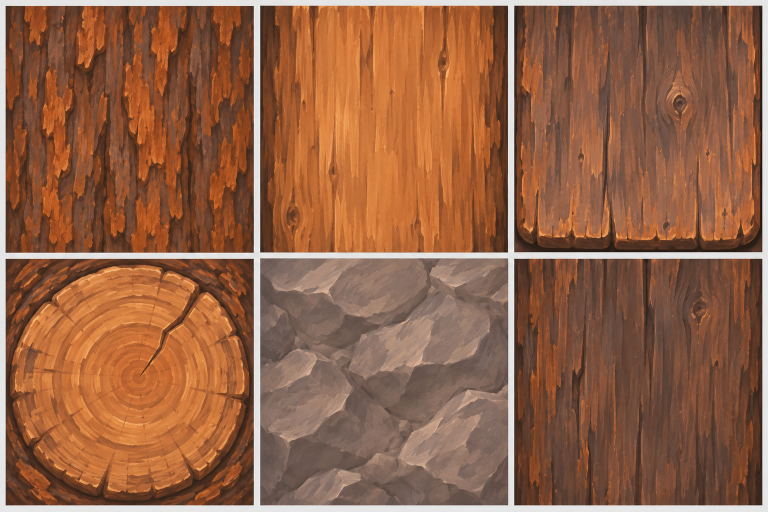
#> input picture assets/concepts/building-kit/shack_texture_sheet.png, 1536 x 1024 px (shown at 1/2 size)
$ python derive_tex_shack.py
#> lines starting #> are read from the running program, lines starting #| are printed output that depends on the picture; after the words box and inside, x2 and y2 are one past the last pixel; in counts of white or black regions, pixels touching at a corner belong together
# Cut the Delver's Shack texture sheet (ChatGPT, same chat as the Shack kit pictures) into kit textures:
#   shackbark, shackplank, shackshingle, shacklogend, shackstone, shackdark  (_a, _b, _c: small brightness changes)
# python tools/asset_forge/derive_tex_shack.py
from pathlib import Path
import numpy as np
from PIL import Image, ImageEnhance
ROOT = Path(__file__).resolve().parents[2]
SHEET = ROOT / "assets/concepts/building-kit/shack_texture_sheet.png"
OUT = ROOT / "assets/textures/kit"
im = Image.open(SHEET).convert("RGB")
a = np.asarray(im).astype(float)
grey = (np.abs(a[..., 0] - a[..., 1]) < 10) & (np.abs(a[..., 1] - a[..., 2]) < 10) & (a.mean(axis=2) > 200)
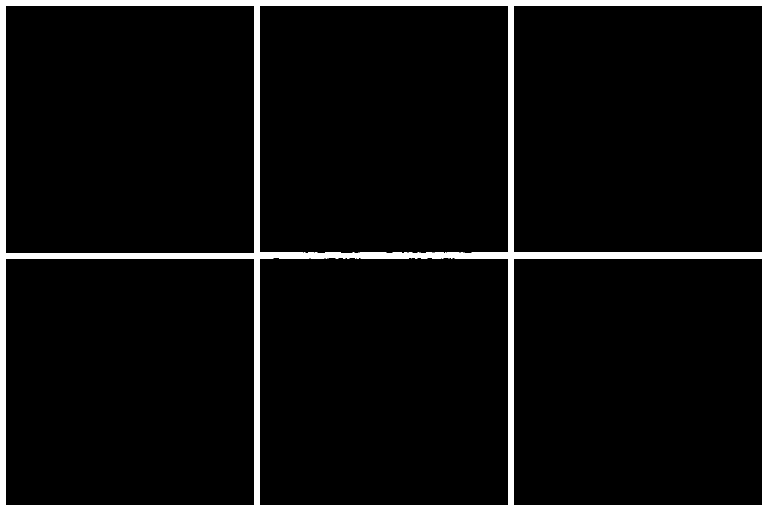
#> grey: shape (1024, 1536) bool (shown at 1/2 size); 6.4% white; 1 white region, box (x1, y1, x2, y2) and area: (0, 0, 1536, 1024) 99915


def spans(frac):
	"""Runs of rows/columns that are NOT mostly light-grey gap."""
	out, start = [], None
	for i, f in enumerate(frac):
		if f < 0.6 and start is None:
			start = i
		if f >= 0.6 and start is not None:
			if i - start > 100:
				out.append((start, i))
			start = None
#> this loop made 1536 passes
#> f on passes 1 to 12: 1, 1, 1, 1, 1, 1, 1, 1, 1, 1, 1, 0.0342
#> after the loop, out = [(11, 508), (520, 1017), (1028, 1525)]
	if start is not None and len(frac) - start > 100:
		out.append((start, len(frac)))
	return out


cols = spans(grey.mean(axis=0))
#> cols = [(11, 508), (520, 1017), (1028, 1525)]
rows = spans(grey.mean(axis=1))
#> the loop in spans (call 2), `for i, f in enumerate(frac):` made 1024 passes
#> f on pass 12: 0.278
#> rows = [(11, 505), (517, 1011)]
assert len(cols) == 3 and len(rows) == 2, (cols, rows)
names = ["shackbark", "shackplank", "shackshingle", "shacklogend", "shackstone", "shackdark"]


def seamless(t):
	"""Blend the tile with itself shifted by half, so its edges match (for textures that repeat)."""
	x = np.asarray(t).astype(float)
	h, w = x.shape[:2]
	s = np.roll(np.roll(x, h // 2, 0), w // 2, 1)
	yy, xx = np.mgrid[0:h, 0:w]
	m = np.minimum(np.minimum(xx, w - 1 - xx) / (w * 0.25), np.minimum(yy, h - 1 - yy) / (h * 0.25)).clip(0, 1)[..., None]
	return Image.fromarray((x * m + s * (1 - m)).astype(np.uint8))


def seamless_v(t):
	"""Blend top and bottom so the picture repeats along the grain without a seam (planks keep their side edges)."""
	x = np.asarray(t).astype(float)
	h = x.shape[0]
	s = np.roll(x, h // 2, 0)
	yy = np.mgrid[0:h][:, None, None]
	m = (np.minimum(yy, h - 1 - yy) / (h * 0.25)).clip(0, 1)
	return Image.fromarray((x * m + s * (1 - m)).astype(np.uint8))


k = 0
for (y0, y1) in rows:
	for (x0, x1) in cols:
		t = im.crop((x0 + 4, y0 + 4, x1 - 4, y1 - 4)).resize((512, 512), Image.LANCZOS)
		n = names[k]
		if n in ("shackbark", "shackstone"):
			t = seamless(t)
		elif n in ("shackplank", "shackdark"):
			t = seamless_v(t)
		t = ImageEnhance.Contrast(t).enhance(1.12)
		for v, br in (("a", 0.9), ("b", 0.78), ("c", 0.98)):  # a bit darker and richer, like the picture
			ImageEnhance.Brightness(t).enhance(br).save(OUT / f"{n}_{v}.png")
		print("made", n)
		k += 1
#> this loop made 2 passes
#> (y0, y1) on passes 1 to 2: (11, 505), (517, 1011)
#| made shackbark
#| made shackplank
#| made shackshingle
#| made shacklogend
#| made shackstone
#| made shackdark
#> pass 1, in seamless, `yy, xx = np.mgrid[0:h, 0:w]`:
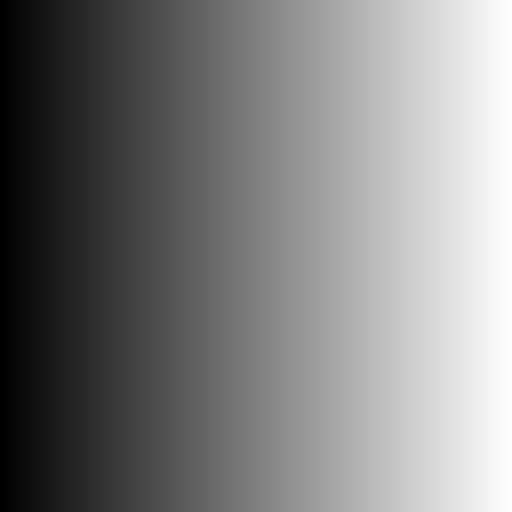
#> xx: shape (512, 512) int64; min 0, max 511, mean 255.5; drawn with min black and max white
#> after the loop:
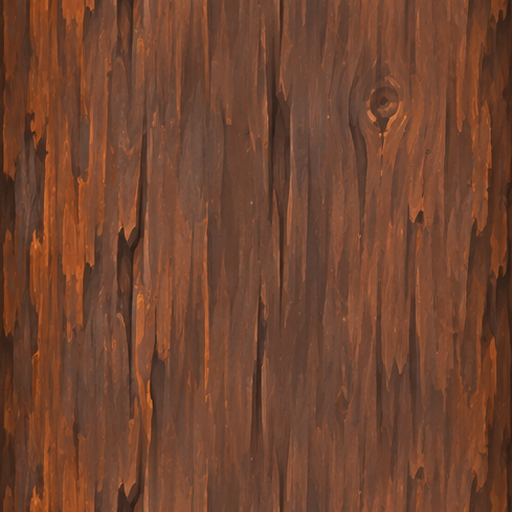
#> t: PIL image 512x512 RGB; mean R, G, B 113.7, 68.9, 48
#> after the loop, k = 6

# The variant sheet (Rule 6): 8 planks, 4 barks, 4 chopped log ends -> shackplank_v0..v7, shackbark_v0..v3, shacklogend_v0..v3
VAR = ROOT / "assets/concepts/building-kit/shack_texture_variants.png"
if VAR.exists():
	im = Image.open(VAR).convert("RGB")
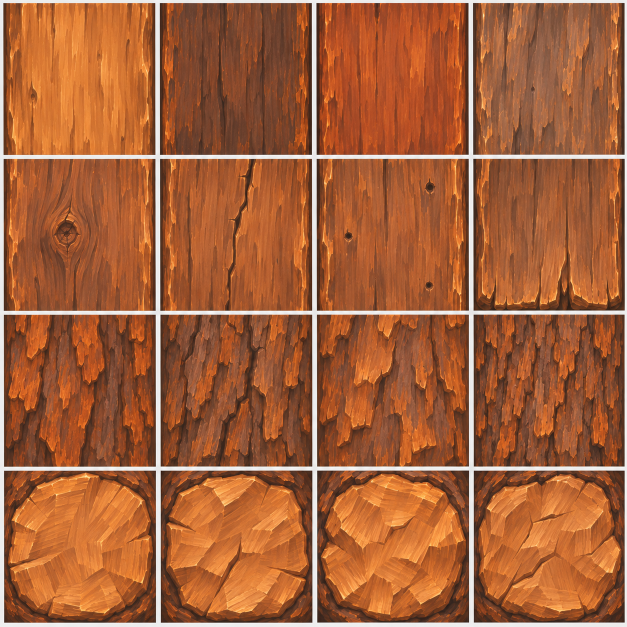
#> input picture assets/concepts/building-kit/shack_texture_variants.png, 1254 x 1254 px (shown at 1/2 size)
#> im: PIL image 1254x1254 RGB
	a = np.asarray(im).astype(float)
#> a: shape (1254, 1254, 3) float64
	grey = (np.abs(a[..., 0] - a[..., 1]) < 10) & (np.abs(a[..., 1] - a[..., 2]) < 10) & (a.mean(axis=2) > 200)
#> grey: shape (1254, 1254) bool; 5.8% white; 1 white region, box (x1, y1, x2, y2) and area: (0, 0, 1254, 1254) 91535
	cols, rows = spans(grey.mean(axis=0)), spans(grey.mean(axis=1))
#> cols = [(7, 312), (320, 625), (633, 938), (947, 1250)]; rows = [(6, 310), (317, 622), (629, 934), (941, 1246)]
	assert len(cols) == 4 and len(rows) == 4, (cols, rows)
	for r, (y0, y1) in enumerate(rows):
		for c, (x0, x1) in enumerate(cols):
			t = im.crop((x0 + 3, y0 + 3, x1 - 3, y1 - 3)).resize((512, 512), Image.LANCZOS)
			if r < 2:
				name, t = f"shackplank_v{r * 4 + c}", seamless_v(t)
			elif r == 2:
				name, t = f"shackbark_v{c}", seamless(t)
			else:
				name = f"shacklogend_v{c}"
			t.save(OUT / f"{name}.png")
#> this loop made 4 passes
#> (y0, y1) on pass 3: (629, 934)
	print("made 16 variants")

# Medium-variety shades of each bark (Rule 6): darker (d) and redder (r) copies -> 12 different bark paintings.
for i in range(4):
	src = OUT / f"shackbark_v{i}.png"
	if src.exists():
		b = Image.open(src).convert("RGB")
		ImageEnhance.Brightness(b).enhance(0.8).save(OUT / f"shackbark_v{i}d.png")
		x = np.asarray(b).astype(float)
		x[..., 0] *= 1.1
		x[..., 2] *= 0.85
		ImageEnhance.Brightness(Image.fromarray(x.clip(0, 255).astype(np.uint8))).enhance(0.92).save(OUT / f"shackbark_v{i}r.png")
print("made bark shades")

# The shingle variant sheet (Rule 6): 8 different shingles -> shackshingle_v0..v7 (dark butt edge at the bottom).
SH = ROOT / "assets/concepts/building-kit/shack_shingle_variants.png"
if SH.exists():
	im = Image.open(SH).convert("RGB")
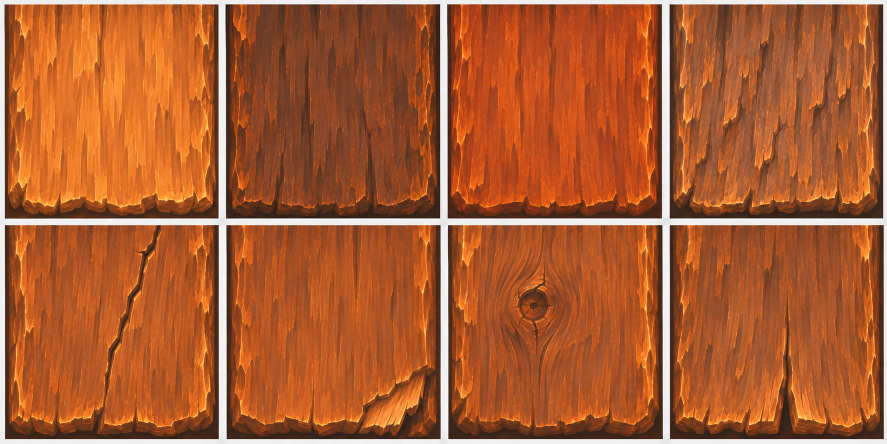
#> input picture assets/concepts/building-kit/shack_shingle_variants.png, 1774 x 887 px (shown at 1/2 size)
#> im: PIL image 1774x887 RGB
	a = np.asarray(im).astype(float)
#> a: shape (887, 1774, 3) float64
	grey = (np.abs(a[..., 0] - a[..., 1]) < 10) & (np.abs(a[..., 1] - a[..., 2]) < 10) & (a.mean(axis=2) > 200)
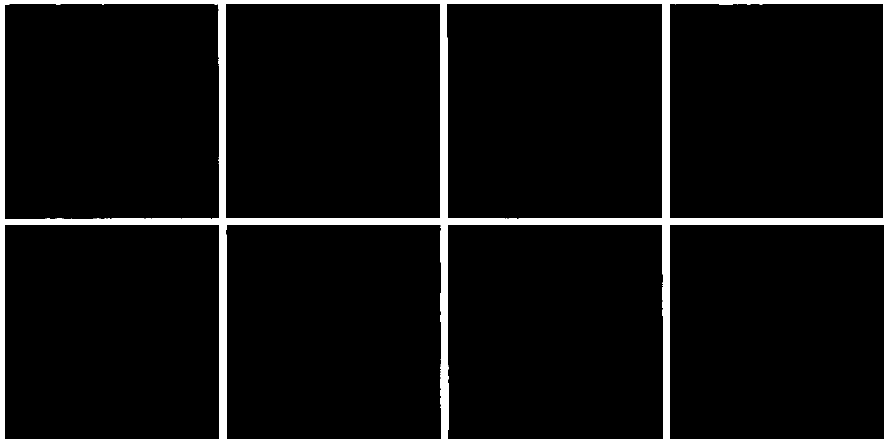
#> grey: shape (887, 1774) bool (shown at 1/2 size); 6.5% white; 1 white region, box (x1, y1, x2, y2) and area: (0, 0, 1774, 887) 101944
	cols, rows = spans(grey.mean(axis=0)), spans(grey.mean(axis=1))
#> cols = [(9, 438), (452, 881), (895, 1325), (1339, 1768)]; rows = [(8, 437), (450, 879)]
	assert len(cols) == 4 and len(rows) == 2, (cols, rows)
	for r, (y0, y1) in enumerate(rows):
		for c, (x0, x1) in enumerate(cols):
			im.crop((x0 + 3, y0 + 3, x1 - 3, y1 - 3)).resize((512, 512), Image.LANCZOS).save(OUT / f"shackshingle_v{r * 4 + c}.png")
#> this loop made 2 passes
#> (r, y0, y1) on passes 1 to 2: (0, 8, 437), (1, 450, 879)
#> pass 1, `im.crop((x0 + 3, y0 + 3, x1 - 3, y1 - 3)).resize((512, 512), Image.LAN..`:
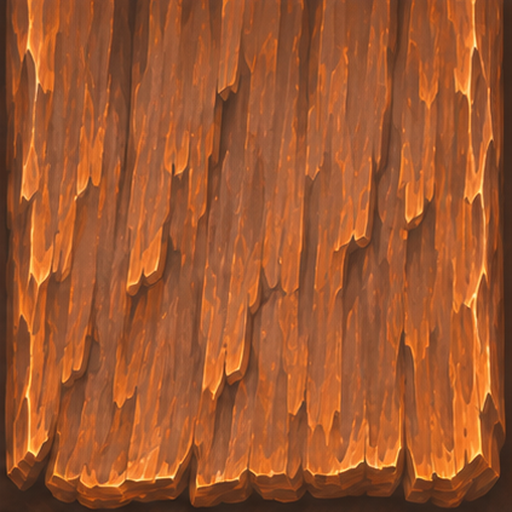
#> saved as shackshingle_v3.png: PIL image 512x512 RGB; mean R, G, B 158.2, 86.9, 46.9
	print("made 8 shingles")
